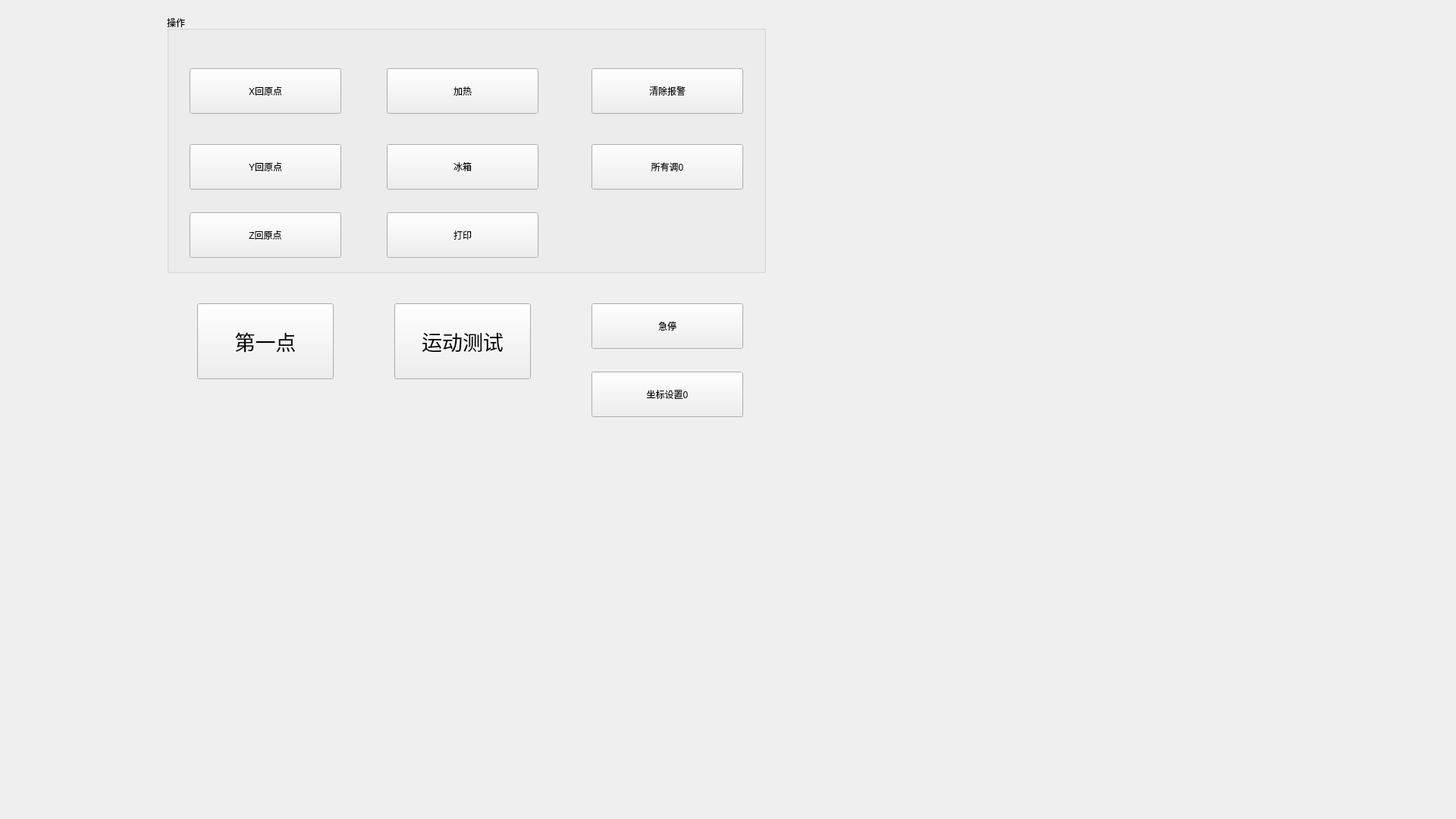
    <widget class="QWidget" name="tabTest">
     <property name="sizePolicy">
      <sizepolicy hsizetype="Expanding" vsizetype="Expanding">
       <horstretch>0</horstretch>
       <verstretch>0</verstretch>
      </sizepolicy>
     </property>
     <property name="minimumSize">
      <size>
       <width>1920</width>
       <height>1080</height>
      </size>
     </property>
     <property name="maximumSize">
      <size>
       <width>1920</width>
       <height>1080</height>
      </size>
     </property>
     <attribute name="title">
      <string>测试</string>
     </attribute>
     <widget class="QPushButton" name="Clear">
      <property name="geometry">
       <rect>
        <x>780</x>
        <y>490</y>
        <width>200</width>
        <height>60</height>
       </rect>
      </property>
      <property name="minimumSize">
       <size>
        <width>200</width>
        <height>60</height>
       </size>
      </property>
      <property name="maximumSize">
       <size>
        <width>200</width>
        <height>60</height>
       </size>
      </property>
      <property name="text">
       <string>坐标设置0</string>
      </property>
     </widget>
     <widget class="QPushButton" name="Stop">
      <property name="geometry">
       <rect>
        <x>780</x>
        <y>400</y>
        <width>200</width>
        <height>60</height>
       </rect>
      </property>
      <property name="minimumSize">
       <size>
        <width>200</width>
        <height>60</height>
       </size>
      </property>
      <property name="maximumSize">
       <size>
        <width>200</width>
        <height>60</height>
       </size>
      </property>
      <property name="text">
       <string>急停</string>
      </property>
     </widget>
     <widget class="QGroupBox" name="groupBox">
      <property name="geometry">
       <rect>
        <x>220</x>
        <y>20</y>
        <width>790</width>
        <height>340</height>
       </rect>
      </property>
      <property name="minimumSize">
       <size>
        <width>790</width>
        <height>340</height>
       </size>
      </property>
      <property name="maximumSize">
       <size>
        <width>790</width>
        <height>340</height>
       </size>
      </property>
      <property name="title">
       <string>操作</string>
      </property>
      <widget class="QPushButton" name="btnIO3">
       <property name="geometry">
        <rect>
         <x>290</x>
         <y>260</y>
         <width>200</width>
         <height>60</height>
        </rect>
       </property>
       <property name="minimumSize">
        <size>
         <width>200</width>
         <height>60</height>
        </size>
       </property>
       <property name="maximumSize">
        <size>
         <width>200</width>
         <height>60</height>
        </size>
       </property>
       <property name="text">
        <string>打印</string>
       </property>
      </widget>
      <widget class="QPushButton" name="btnIO2">
       <property name="geometry">
        <rect>
         <x>290</x>
         <y>170</y>
         <width>200</width>
         <height>60</height>
        </rect>
       </property>
       <property name="minimumSize">
        <size>
         <width>200</width>
         <height>60</height>
        </size>
       </property>
       <property name="maximumSize">
        <size>
         <width>200</width>
         <height>60</height>
        </size>
       </property>
       <property name="text">
        <string>冰箱</string>
       </property>
      </widget>
      <widget class="QPushButton" name="btnIO1">
       <property name="geometry">
        <rect>
         <x>290</x>
         <y>70</y>
         <width>200</width>
         <height>60</height>
        </rect>
       </property>
       <property name="minimumSize">
        <size>
         <width>200</width>
         <height>60</height>
        </size>
       </property>
       <property name="maximumSize">
        <size>
         <width>200</width>
         <height>60</height>
        </size>
       </property>
       <property name="text">
        <string>加热</string>
       </property>
      </widget>
      <widget class="QPushButton" name="btnOriginX">
       <property name="geometry">
        <rect>
         <x>30</x>
         <y>70</y>
         <width>200</width>
         <height>60</height>
        </rect>
       </property>
       <property name="minimumSize">
        <size>
         <width>200</width>
         <height>60</height>
        </size>
       </property>
       <property name="maximumSize">
        <size>
         <width>200</width>
         <height>60</height>
        </size>
       </property>
       <property name="text">
        <string>X回原点</string>
       </property>
      </widget>
      <widget class="QPushButton" name="btnOriginY">
       <property name="geometry">
        <rect>
         <x>30</x>
         <y>170</y>
         <width>200</width>
         <height>60</height>
        </rect>
       </property>
       <property name="minimumSize">
        <size>
         <width>200</width>
         <height>60</height>
        </size>
       </property>
       <property name="maximumSize">
        <size>
         <width>200</width>
         <height>60</height>
        </size>
       </property>
       <property name="text">
        <string>Y回原点</string>
       </property>
      </widget>
      <widget class="QPushButton" name="btnOriginZ">
       <property name="geometry">
        <rect>
         <x>30</x>
         <y>260</y>
         <width>200</width>
         <height>60</height>
        </rect>
       </property>
       <property name="minimumSize">
        <size>
         <width>200</width>
         <height>60</height>
        </size>
       </property>
       <property name="maximumSize">
        <size>
         <width>200</width>
         <height>60</height>
        </size>
       </property>
       <property name="text">
        <string>Z回原点</string>
       </property>
      </widget>
      <widget class="QPushButton" name="btnClear">
       <property name="geometry">
        <rect>
         <x>560</x>
         <y>70</y>
         <width>200</width>
         <height>60</height>
        </rect>
       </property>
       <property name="minimumSize">
        <size>
         <width>200</width>
         <height>60</height>
        </size>
       </property>
       <property name="maximumSize">
        <size>
         <width>200</width>
         <height>60</height>
        </size>
       </property>
       <property name="text">
        <string>清除报警</string>
       </property>
      </widget>
      <widget class="QPushButton" name="btnAllZero">
       <property name="geometry">
        <rect>
         <x>560</x>
         <y>170</y>
         <width>200</width>
         <height>60</height>
        </rect>
       </property>
       <property name="minimumSize">
        <size>
         <width>200</width>
         <height>60</height>
        </size>
       </property>
       <property name="maximumSize">
        <size>
         <width>200</width>
         <height>60</height>
        </size>
       </property>
       <property name="text">
        <string>所有调0</string>
       </property>
      </widget>
     </widget>
     <widget class="QPushButton" name="btnTestGo">
      <property name="geometry">
       <rect>
        <x>520</x>
        <y>400</y>
        <width>180</width>
        <height>100</height>
       </rect>
      </property>
      <property name="minimumSize">
       <size>
        <width>180</width>
        <height>100</height>
       </size>
      </property>
      <property name="font">
       <font>
        <pointsize>20</pointsize>
       </font>
      </property>
      <property name="styleSheet">
       <string notr="true"/>
      </property>
      <property name="text">
       <string>运动测试</string>
      </property>
      <property name="autoRepeat">
       <bool>false</bool>
      </property>
      <property name="autoExclusive">
       <bool>false</bool>
      </property>
     </widget>
     <widget class="QPushButton" name="btnOrigin">
      <property name="geometry">
       <rect>
        <x>260</x>
        <y>400</y>
        <width>180</width>
        <height>100</height>
       </rect>
      </property>
      <property name="minimumSize">
       <size>
        <width>180</width>
        <height>100</height>
       </size>
      </property>
      <property name="maximumSize">
       <size>
        <width>180</width>
        <height>100</height>
       </size>
      </property>
      <property name="font">
       <font>
        <pointsize>20</pointsize>
       </font>
      </property>
      <property name="text">
       <string>第一点</string>
      </property>
     </widget>
    </widget>
